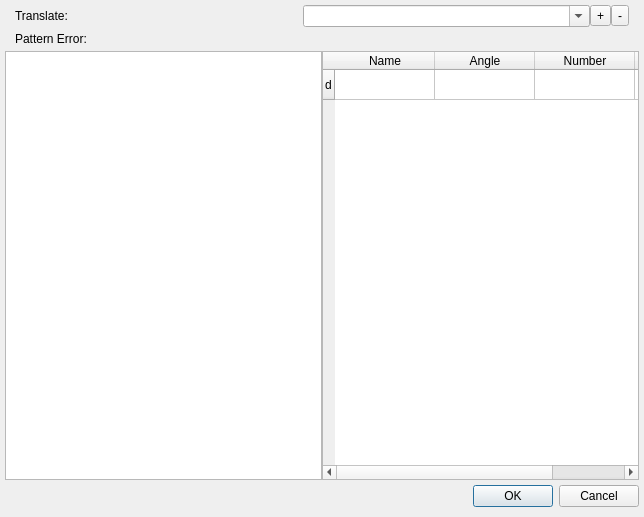
<ui version="4.0" >
 <class>ImportTool</class>
 <widget class="QDialog" name="ImportTool" >
  <property name="geometry" >
   <rect>
    <x>0</x>
    <y>0</y>
    <width>644</width>
    <height>517</height>
   </rect>
  </property>
  <property name="windowTitle" >
   <string>Import Images</string>
  </property>
  <layout class="QGridLayout" >
   <property name="leftMargin" >
    <number>5</number>
   </property>
   <property name="topMargin" >
    <number>5</number>
   </property>
   <property name="rightMargin" >
    <number>5</number>
   </property>
   <property name="bottomMargin" >
    <number>10</number>
   </property>
   <property name="verticalSpacing" >
    <number>5</number>
   </property>
   <item row="0" column="0" >
    <layout class="QHBoxLayout" >
     <property name="spacing" >
      <number>-1</number>
     </property>
     <property name="leftMargin" >
      <number>10</number>
     </property>
     <property name="rightMargin" >
      <number>10</number>
     </property>
     <item>
      <widget class="QLabel" name="label_2" >
       <property name="sizePolicy" >
        <sizepolicy vsizetype="Preferred" hsizetype="Expanding" >
         <horstretch>0</horstretch>
         <verstretch>0</verstretch>
        </sizepolicy>
       </property>
       <property name="text" >
        <string>Translate:</string>
       </property>
      </widget>
     </item>
     <item>
      <widget class="QComboBox" name="patternInput" >
       <property name="sizePolicy" >
        <sizepolicy vsizetype="Fixed" hsizetype="Expanding" >
         <horstretch>0</horstretch>
         <verstretch>0</verstretch>
        </sizepolicy>
       </property>
       <property name="toolTip" >
        <string/>
       </property>
       <property name="editable" >
        <bool>true</bool>
       </property>
       <property name="currentIndex" >
        <number>-1</number>
       </property>
      </widget>
     </item>
     <item>
      <widget class="QToolButton" name="addRegExpButton" >
       <property name="text" >
        <string>+</string>
       </property>
      </widget>
     </item>
     <item>
      <widget class="QToolButton" name="removRegExpButton" >
       <property name="text" >
        <string>-</string>
       </property>
      </widget>
     </item>
    </layout>
   </item>
   <item row="1" column="0" >
    <layout class="QHBoxLayout" >
     <property name="leftMargin" >
      <number>10</number>
     </property>
     <property name="rightMargin" >
      <number>10</number>
     </property>
     <item>
      <widget class="QLabel" name="label" >
       <property name="sizePolicy" >
        <sizepolicy vsizetype="Preferred" hsizetype="Maximum" >
         <horstretch>0</horstretch>
         <verstretch>0</verstretch>
        </sizepolicy>
       </property>
       <property name="text" >
        <string>Pattern Error:</string>
       </property>
      </widget>
     </item>
     <item>
      <widget class="QLabel" name="patternMessage" >
       <property name="text" >
        <string/>
       </property>
      </widget>
     </item>
    </layout>
   </item>
   <item row="2" column="0" >
    <layout class="QHBoxLayout" >
     <item>
      <widget class="QTableWidget" name="importView" />
     </item>
     <item>
      <widget class="QTableWidget" name="parsedView" >
       <row>
        <property name="text" >
         <string>d</string>
        </property>
       </row>
       <column>
        <property name="text" >
         <string>Name</string>
        </property>
       </column>
       <column>
        <property name="text" >
         <string>Angle</string>
        </property>
       </column>
       <column>
        <property name="text" >
         <string>Number</string>
        </property>
       </column>
       <column>
        <property name="text" >
         <string>Sub-Image</string>
        </property>
       </column>
      </widget>
     </item>
    </layout>
   </item>
   <item row="3" column="0" >
    <widget class="QDialogButtonBox" name="buttonBox" >
     <property name="orientation" >
      <enum>Qt::Horizontal</enum>
     </property>
     <property name="standardButtons" >
      <set>QDialogButtonBox::Cancel|QDialogButtonBox::NoButton|QDialogButtonBox::Ok</set>
     </property>
    </widget>
   </item>
  </layout>
 </widget>
 <resources/>
 <connections>
  <connection>
   <sender>buttonBox</sender>
   <signal>accepted()</signal>
   <receiver>ImportTool</receiver>
   <slot>accept()</slot>
   <hints>
    <hint type="sourcelabel" >
     <x>248</x>
     <y>254</y>
    </hint>
    <hint type="destinationlabel" >
     <x>157</x>
     <y>274</y>
    </hint>
   </hints>
  </connection>
  <connection>
   <sender>buttonBox</sender>
   <signal>rejected()</signal>
   <receiver>ImportTool</receiver>
   <slot>reject()</slot>
   <hints>
    <hint type="sourcelabel" >
     <x>316</x>
     <y>260</y>
    </hint>
    <hint type="destinationlabel" >
     <x>286</x>
     <y>274</y>
    </hint>
   </hints>
  </connection>
 </connections>
</ui>
